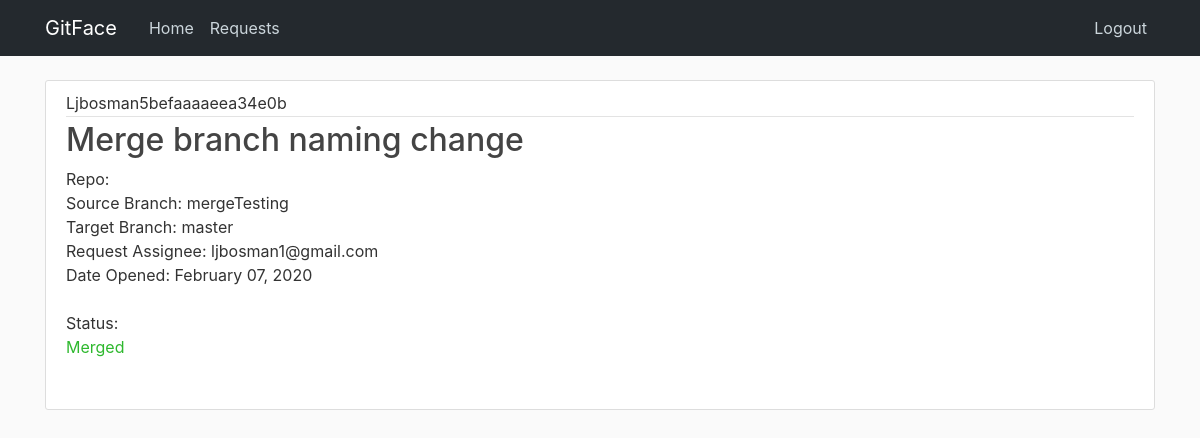
The app's page /requests/20/ (signed in) with its own data.
### core/models.py (models this page shows, shortened)
class MergeRequest(models.Model):
    title = models.CharField(max_length=100)
    repo = models.CharField(max_length=100, default='')
    source_branch = models.CharField(max_length=100, default='')
    target_branch = models.CharField(max_length=100, default='')
    target_email = models.EmailField(max_length=100)
    status = models.CharField(max_length=100, default='Open')
    author = models.ForeignKey(User, on_delete=models.CASCADE)
    date_opened = models.DateTimeField(default=timezone.now)

### core/views.py (the view)
# urls.py: path('requests/<int:pk>/', MergeRequestDetailView.as_view(), name='merge-request-detail'),
class MergeRequestDetailView(LoginRequiredMixin, DetailView):
    model = MergeRequest

### core/templates/core/mergerequest_detail.html
{% extends "core/base.html" %}
{% block content %}
{% if user == object.author and object.status == 'Open' %}
    <article class="media content-section">
      <div class="media-body">
        <div class="article-metadata">
          <a class="mr-2">Author: {{ object.author }}</a>
          <a class="float-right">Date Opened: {{ object.date_opened|date:"F d, Y" }}</a>
        </div>
        <h2 class="article-title">Merge {{ object.source_branch }} of {{ object.repo }} into {{ object.target_branch }}?</h2>
          {% if object.status == "Open" %}
            <a>Status: <p class="pr-open">{{ object.status }}</p></a>
          {% elif object.status == "Merged" %}
            <a>Status: <p class="pr-merged">{{ object.status }}</p></a><br>
          {% else %}
            <a>Status: <p class="pr-closed">{{ object.status }}</p></a><br>
          {% endif %}
          <div class="container">
            <div class="row">
                <div class="col-md-12">
                    <div  class="text-center">
                        <a class="btn btn-success btn-lg mt-1 mb-1" href="{% url 'merge-request-merge' object.id %}">Merge</a>
                        <a class="btn btn-danger btn-lg mt-1 mb-1" href="{% url 'merge-request-delete' object.id %}">Delete</a>
                    </div>
                </div>
            </div>
        </div>
      </div>
    </article>
{% else %}
  <article class="media content-section">
    <div class="media-body">
      <div class="article-metadata">
        <a class="mr-2">{{ object.author }}</a>
      </div>
      <h2><a class="article-title">{{ object.title }}</a></h2>
        <a>Repo: {{ pr.repo }}</a><br>
        <a>Source Branch: {{ object.source_branch }}</a><br>
        <a>Target Branch: {{ object.target_branch }}</a><br>
        <a>Request Assignee: {{ object.target_email }}</a><br>
        <a>Date Opened: {{ object.date_opened|date:"F d, Y" }}</a><br><br>
        {% if object.status == "Open" %}
          <a>Status: <p class="pr-open">{{ object.status }}</p></a><br>
        {% elif object.status == "Merged" %}
          <a>Status: <p class="pr-merged">{{ object.status }}</p></a><br>
        {% else %}
          <a>Status: <p class="pr-closed">{{ object.status }}</p></a><br>
        {% endif %}
    </div>
  </article>
{% endif %}
{% endblock content %}

### core/static/core/main.css (style rules this page uses)
body { background: #fafafa; color: #333333; margin-top: 5rem; }
h1, h2, h3, h4, h5, h6 { color: #444444; }
.content-section { background: #ffffff; padding: 10px 20px; border: 1px solid #dddddd; border-radius: 3px; margin-bottom: 20px; }
.article-title { color: #444444; }
.article-metadata { padding-bottom: 1px; margin-bottom: 4px; border-bottom: 1px solid #e3e3e3 }
.pr-merged { color: #2eb82e; }

### records on screen
MergeRequest: author "Ljbosman5befaaaaeea34e0b", title "Merge branch naming change", source_branch "mergeTesting", target_branch "master", target_email "ljbosman1@gmail.com", date_opened "February 07, 2020", status "Merged"
